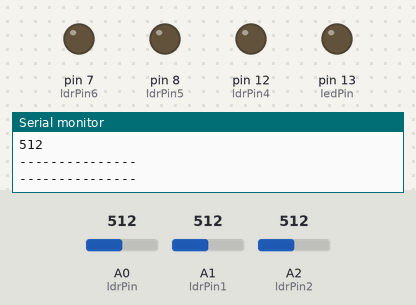
A sketch run on a simulated Arduino Uno, built with avr-gcc and run on an emulated ATmega328P. On the bench: output pins drawn as LEDs (lit = HIGH), the last lines printed to the serial monitor. Inputs (shaded band) come from the test bench; at power-on: A0 (ldrPin) = 512, A1 (ldrPin1) = 512, A2 (ldrPin2) = 512.

Above: at 1.2 s.
1.3 s: A0 (ldrPin) set to 3
2.8 s: A0 (ldrPin) set to 0
At 3.6 s:
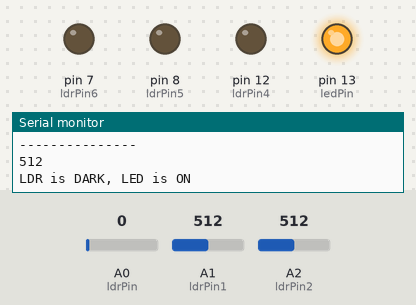
4.3 s: A1 (ldrPin1) set to 3
7.3 s: A1 (ldrPin1) set to 0
At 7.7 s:
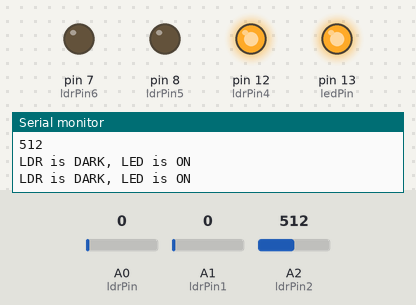
8.8 s: A2 (ldrPin2) set to 44
11.8 s: A2 (ldrPin2) set to 37
At 12.2 s:
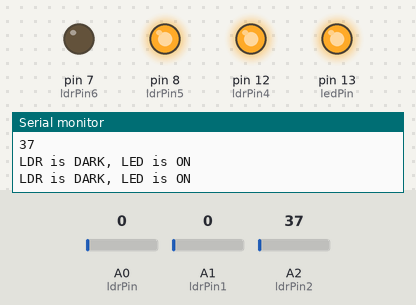
Timing chart, 0 to 14.3 s (numbered marks = the images above; inputs shaded):
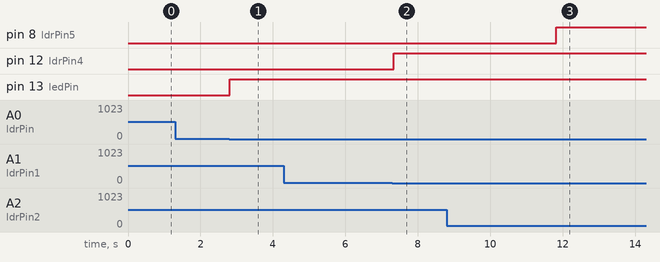

Measured:
- the behaviour switches between 2 and 1 on A0 (ldrPin) (found by bisection; images 0 and 1)
- the behaviour switches between 2 and 1 on A1 (ldrPin1) (found by bisection; images 1 and 2)
- the behaviour switches between 40 and 39 on A2 (ldrPin2) (found by bisection; images 2 and 3)
- after the input at 2.8 s, pin 13 (ledPin): LOW → HIGH at once
- after the input at 7.3 s, pin 12 (ldrPin4): LOW → HIGH at once
- after the input at 11.8 s, pin 8 (ldrPin5): LOW → HIGH at once

The sketch:

streetlight.ino
```cpp
//set pin numbers
//const won't change
const int ledPin = 13;   //the number of the LED pin
const int ldrPin = A0;
const int ldrPin1 = A1;
const int ldrPin2 = A2;
const int ldrPin3 = A3;
const int ldrPin4 = 12;
const int ldrPin5 = 8;
const int ldrPin6 = 7;


//the number of the LDR pin


void setup() {

  Serial.begin(9600);
  pinMode(ledPin, OUTPUT);  //initialize the LED pin as an output
  pinMode(ldrPin4, OUTPUT);
  pinMode(ldrPin5, OUTPUT);
  pinMode(ldrPin6, OUTPUT);
  pinMode(ldrPin, INPUT);   //initialize the LDR pin as an input
  pinMode(ldrPin1, INPUT);
  pinMode(ldrPin2, INPUT);
  pinMode(ldrPin3, INPUT);
}

void loop() {

  int ldrStatus = analogRead(ldrPin);   //read the status of the LDR value

  //check if the LDR status is <= 300
  //if it is, the LED is HIGH

   if (ldrStatus <=1) {

    digitalWrite(ledPin, HIGH);               //turn LED on
    Serial.println("LDR is DARK, LED is ON");

   }
  else {

    digitalWrite(ledPin, LOW);          //turn LED off
    Serial.println("---------------");
  }

  int ldrStatus2 = analogRead(ldrPin1);   //read the status of the LDR value

  //check if the LDR status is <= 300
  //if it is, the LED is HIGH

   if (ldrStatus2 <=1) {

    digitalWrite(ldrPin4, HIGH);               //turn LED on
    Serial.println("LDR is DARK, LED is ON");

   }
  else {

    digitalWrite(ldrPin4, LOW);          //turn LED off
    Serial.println("---------------");
  }

int ldrStatus3 = analogRead(ldrPin2);   //read the status of the LDR value

  //check if the LDR status is <= 300
  //if it is, the LED is HIGH

   if (ldrStatus3 <40) {

    digitalWrite(ldrPin5, HIGH);               //turn LED on
    Serial.println(ldrStatus3);

   }
  else {

    digitalWrite(ldrPin5, LOW);          //turn LED off
    Serial.println(ldrStatus3);
  }


}
```
